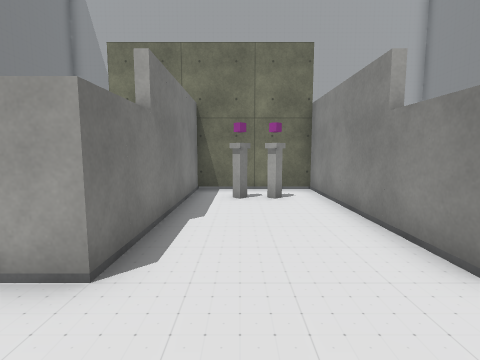
View 1 (above)

16 first-person views from a walk through a Unity game level. The camera is 1.3 m above the floor, tilts 6° down and sees 85° across. The floor is counted in squares, 1 m on a side. Each view is taken from the middle of a square. On the plan, view 1 faces up. The plan holds only what a view shows up to about 13 squares ahead; the rest is blank. The player character is not drawn. Some surface patterns are stand-ins.

View 2
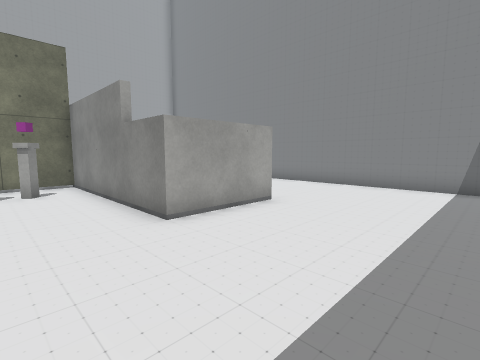

View 3
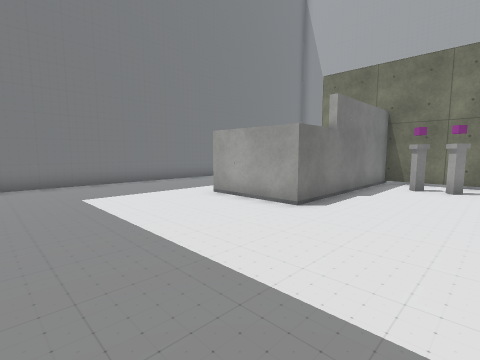

View 4
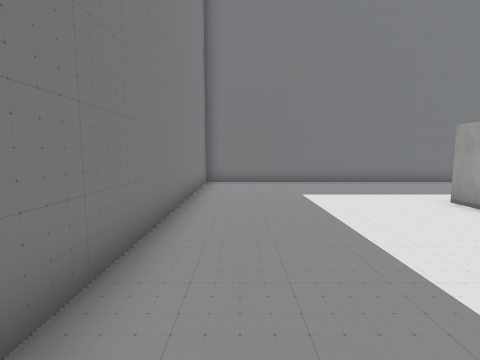

View 5
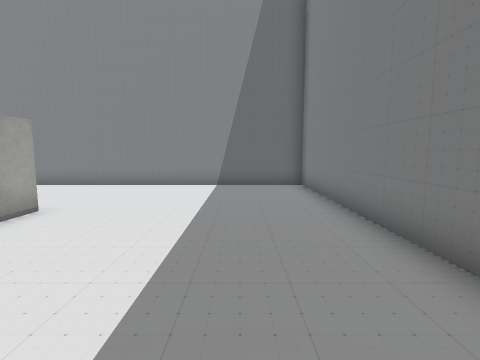

View 6
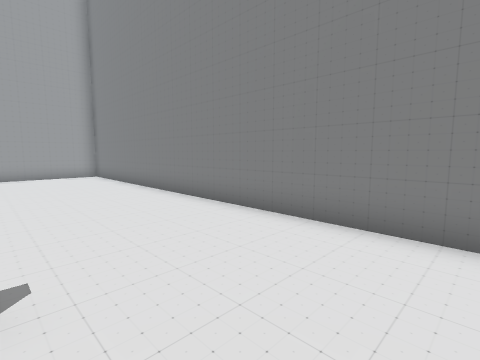

View 7
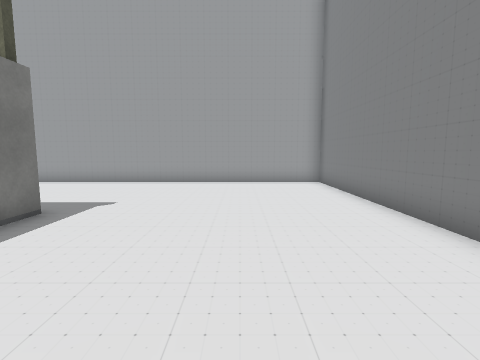

View 8
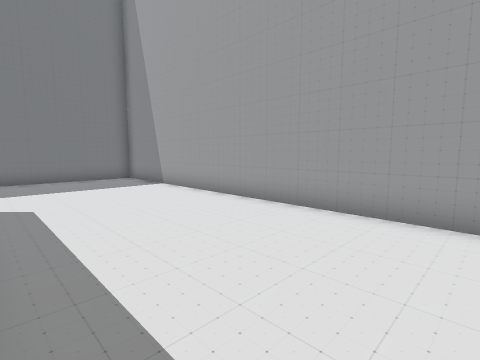

View 9
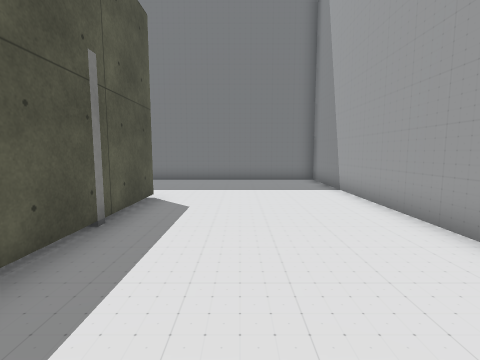

View 10
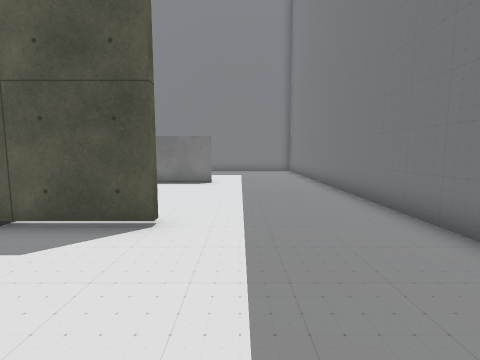

View 11
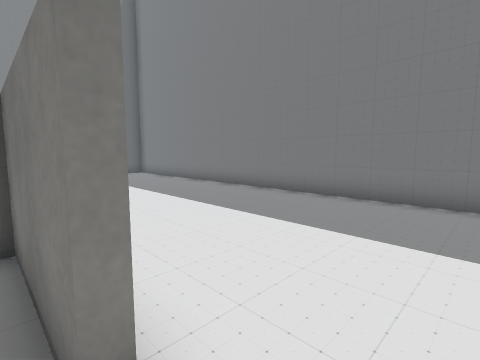

View 12
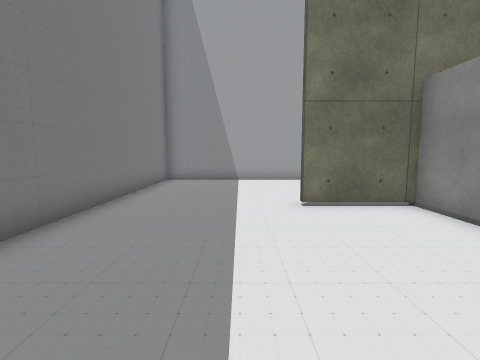

View 13
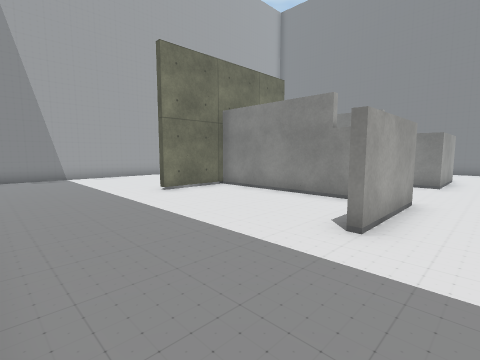

View 14
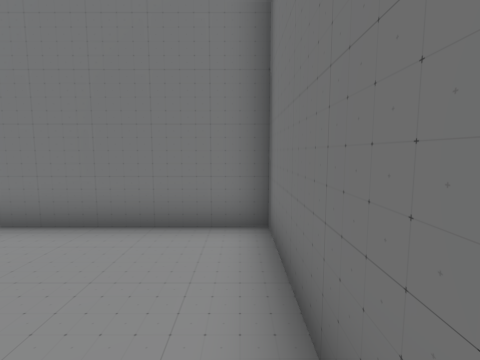

View 15
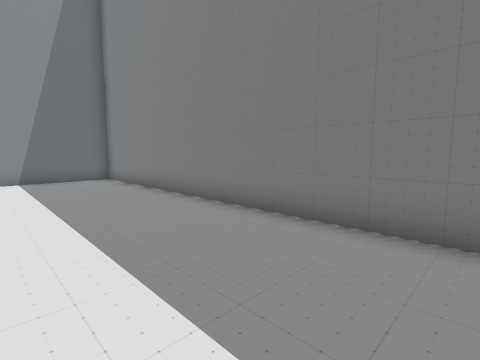

View 16
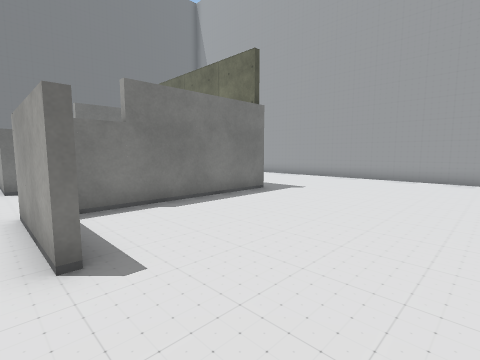

### Floor plan
Points are (right, up) in squares from view 1. A wall is a line through its corners. A room is listed if a view was taken in it or the views show most of it. See-through windows are left out.
Room 1 (views 1, 2, 3, 4, 5, 6, 7, 8, 9, 10, 11, 12, 13, 14, 15, 16)
walls: (2.8, 9.5) (2.8, 3.4); (5.9, 2.5) (2.5, 2.5) (2.5, 9.2) (-1.5, 9.2) (-1.5, 2.5) (-4.8, 2.5); (-4.9, 2.7) (-1.7, 2.7) (-1.7, 9.2) (-4.5, 9.2); (-4.5, 9.5) (0.4, 9.5); (10.5, -4.5) (10.5, 15.5) (-9.5, 15.5) (-9.5, -4.5) (10.5, -4.5)
objects: other object (0, 7) to (0, 8); other object (1, 7) to (1, 8)

Positions as (right, up) in squares from view 1, and headings:
1: (0, 0), facing up
2: (0, -2), facing up-right
3: (2, -3), facing up-left
4: (2, -3), facing left
5: (0, -2), facing right
6: (6, 0), facing up-right
7: (7, 4), facing up
8: (4, 10), facing up-left
9: (3, 12), facing left
10: (-6, 14), facing down
11: (-6, 3), facing down-right
12: (-6, 3), facing up
13: (-9, 1), facing up-right
14: (-9, 0), facing down
15: (-3, 0), facing down-right
16: (9, 2), facing up-left
